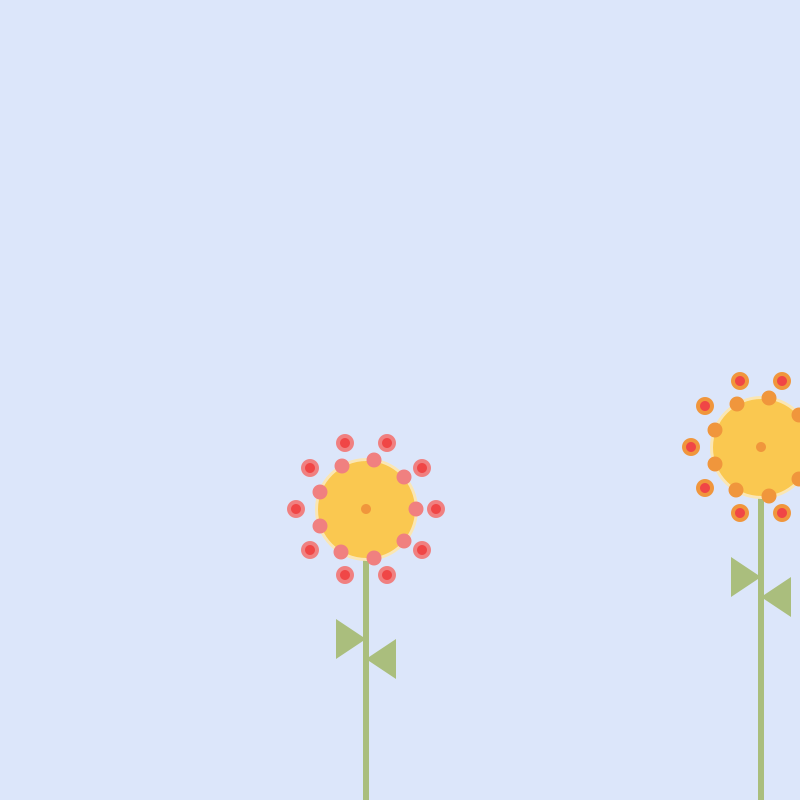
Frame 1 (no input)
Frame 60 (the mouse pressed at the canvas centre just before this capture): identical to frame 1, image omitted
Frame 120 (the mouse held since frame 60 and released just before this capture): identical to frame 1, image omitted

The Processing sketch that drew this single still picture (run headless with seeded random() and noise(); from frame 60 on, the mouse is pressed at the canvas centre):

// Processing sketch: FlowerPowerRev2
// ── FlowerPowerRev2.pde
void setup() {
  size(800, 800);
  myFlowers = new Flower[2]; // array of 10 flowers
  for (int i=0; i<myFlowers.length; i++) { // length = number of arrays
    myFlowers[i]= new Flower(); // creates new flower 
    myFlowers[i].x=(int)random(0, width); // randomize x to adjust distribution
    myFlowers[i].y=(int)random(400, 600); // randomize y to adjust height
  }
}

Flower[] myFlowers;

void draw() {
  background(220, 230, 250);
  for (int i=0; i<myFlowers.length; i++) {
    myFlowers[i].display();
  }
}

// ── Flower.pde
class Flower 
{
  int x=100, y=200;
  color pointColor; // Colour for pedals
  color bodyColor; // Colour for main body

  // Global colours 
  // Previously I had them in the void display()
  color reddish = color(240, 70, 70);
  color orange = color(240, 150, 60);
  color red = color(240, 128, 128);
  color green = color(170, 190, 125);

  // colours for the bodyColor
  color yellow1 = color(250, 200, 80);
  color yellow2 = color(255, 180, 0);
  color yellow3 = color(250, 180, 50);

  // the contructor is called everytime a new flower object gets initialized 
  public Flower()
  {
    // Allocate random colour to the pedals
    int c = (int) random(0, 3);
    if (c == 0) pointColor = yellow1;
    else if (c == 1) pointColor = orange;
    else if (c == 2) pointColor = red;

    // Allocate random colour to the body
    int b = (int) random(0, 3);
    if (b == 0) bodyColor = yellow1;
    else if (b == 1) bodyColor = yellow2;
    else if (b == 2) bodyColor = yellow3;

    // Variation of the colour of the main body
    // Previousy tried to randomize but couldn't achieve the desired result
    // tried HBS but it was cascading down to all other colours defined below
    //bodyColor = color(250, 200, 80+random(70,80));
  }

  void display() 
  {
    float bodySize = 100;
    // stem
    rectMode(CENTER);
    noStroke();
    fill(green);
    rect(x, y+200, 6, 400);
    
    // leaves
    fill(green);
    noStroke();
    triangle(x, y+130, x-30, y+110, x-30, y+150);
    
    fill(green);
    noStroke();
    triangle(x, y+150, x+30, y+130, x+30, y+170);
    
    // body
    ellipseMode(CENTER);
    fill(bodyColor);
    stroke(250, 230, 180);
    strokeWeight(3);
    ellipse(x, y, bodySize, bodySize);

    // dot inside of body
    ellipseMode(CENTER);
    fill(orange);
    noStroke();
    ellipse(x, y, 10, 10);

    // dots around the flower loops
    for (int a=0; a<360; a+=(360/9)) 
    {
      //dots around flower
      int dx = (int)(cos(radians(a))*50);
      int dy = (int)(sin(radians(a))*50);
      noStroke();
      fill(pointColor);
      ellipse(x+dx, y+dy, 15, 15);
    }

    for (int a=0; a<360; a+=(360/10)) 
    {
      //dots around flower
      int dx = (int)(cos(radians(a))*70);
      int dy = (int)(sin(radians(a))*70);
      noStroke();
      fill(pointColor);
      ellipse(x+dx, y+dy, 18, 18);
    }

    for (int a=0; a<360; a+=(360/10)) 
    {
      //dots around flower
      int dx = (int)(cos(radians(a))*70);
      int dy = (int)(sin(radians(a))*70);
      noStroke();
      fill(reddish);
      ellipse(x+dx, y+dy, 10, 10);
    }
  }
}
